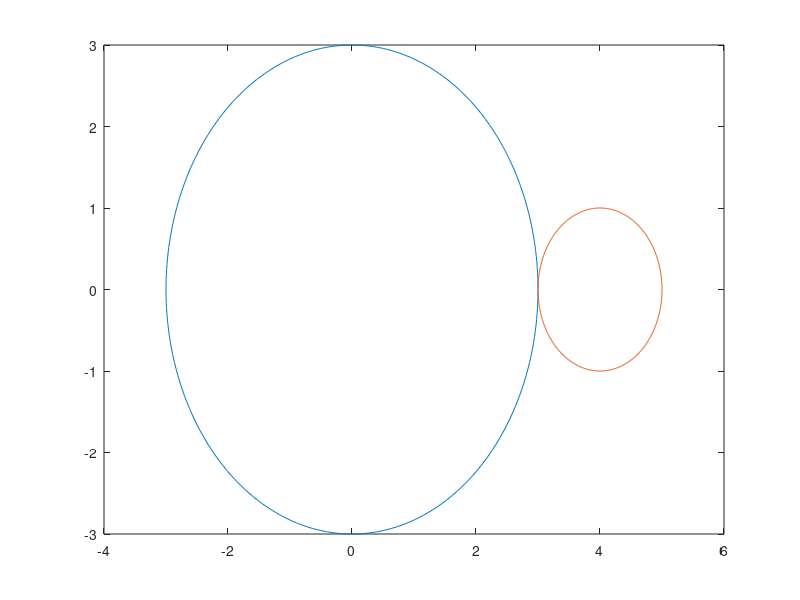

The MATLAB script that drew this image: (Note: this script raises an error after producing the figure.)
theta1 = 0 : 0.01 : 2*pi;
theta2 = 0 : 0.05 : 6*pi;
r1 = 3;
x1 = r1*cos(theta1);
y1 = r1*sin(theta1);
r2 = 1;
x2 = r2*cos(theta1);
y2 = r2*sin(theta1);
R = r1 + 2*r2;
plot(x1,y1);
hold on;
plot(4+x2,y2);
axis([-r,r,-r,r]);

n = length(theta2) ;
for i = 1 : n
    c1 = (r1+r2)*cos(theta2(i));
    c2 = (r1+r2)*sin(theta2(i));
    plot(x1, y1);
    hold on;
    plot(x2+c1, y2+c2, 'r');
    axis([-R, R, -R, R]); axis square;
    hold off;
    pause(0.01);
 end